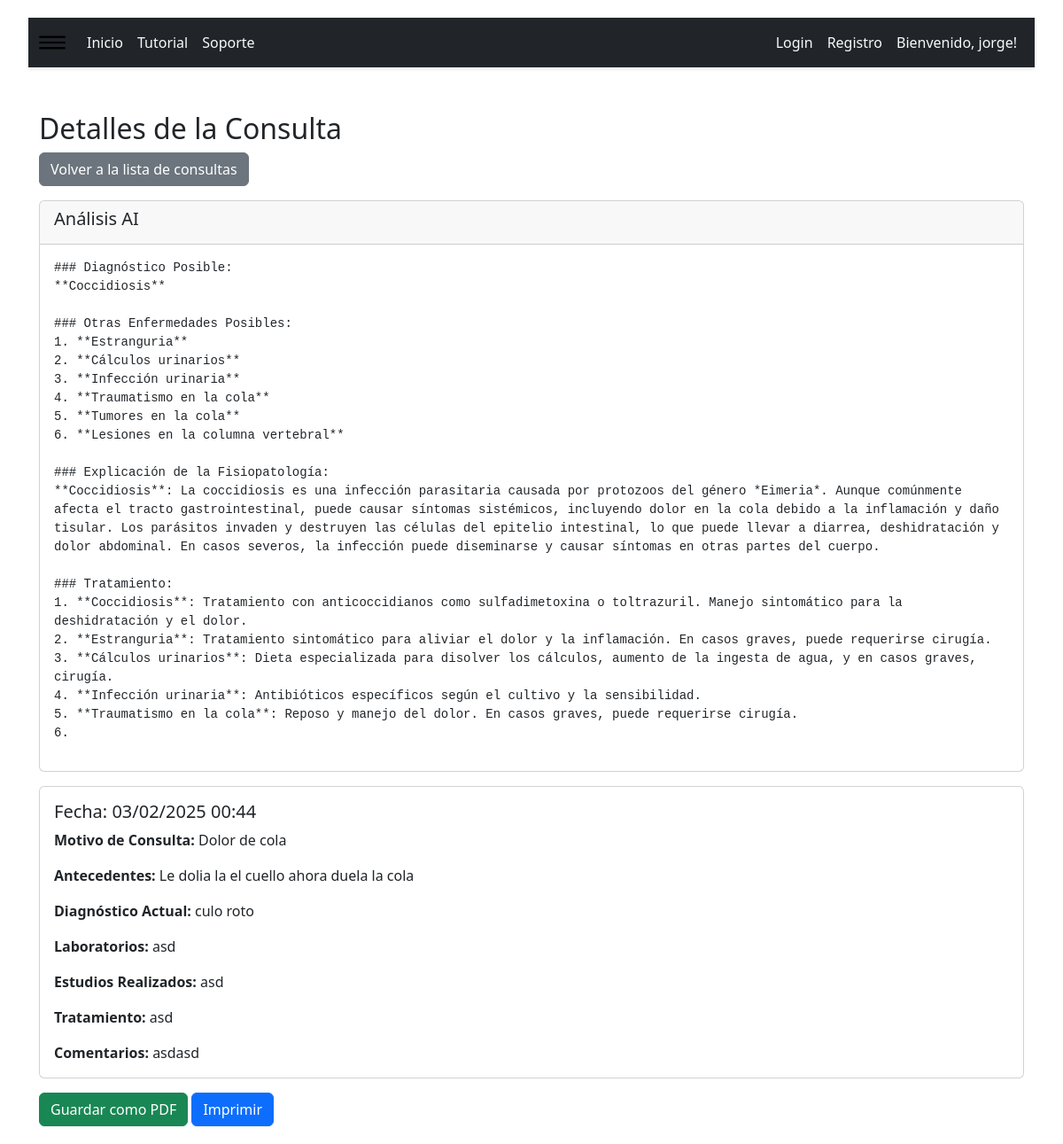
Screenshot of /ver_consulta/2/ (signed in) with the database file from the repository.
### GestionPacientes/models.py (models this page shows, shortened)
class Consulta(models.Model):
    paciente = models.ForeignKey(Paciente, on_delete=models.CASCADE, related_name="consultas")
    fecha = models.DateTimeField(auto_now_add=True)  # Se guarda la fecha automáticamente
    motivo_de_consulta = models.CharField(max_length=200, blank=True, null=True)
    antecedentes = models.TextField(blank=True, null=True)
    dx_actual = models.CharField(max_length=200, blank=True, null=True)
    laboratorios = models.TextField(blank=True, null=True)
    estudios_realizados = models.TextField(blank=True, null=True)
    tratamiento = models.TextField(blank=True, null=True)
    comentarios = models.TextField(blank=True, null=True)
    analisis_ai = models.TextField(blank=True, null=True)  # Nuevo campo para el análisis AI

### GestionPacientes/views.py (the view)
# urls.py: path('ver_consulta/<int:id>/', ver_consulta, name='ver_consulta'),
def ver_consulta(request, id):
    consulta = get_object_or_404(Consulta, id=id, paciente__usuario=request.user)
    return render(request, 'ver_consulta.html', {
        'consulta': consulta,
    })

### GestionPacientes/templates/ver_consulta.html (shortened to what this page needs)
{% extends 'home.html' %}
{% block content %}
<div class="container mt-5">
    <h2>Detalles de la Consulta</h2>
    <a href="{% url 'lista_consultas' consulta.paciente.id %}" class="btn btn-secondary mb-3">Volver a la lista de consultas</a>
    {% if consulta.analisis_ai %}
        <div class="card mb-3" id="analisis-ai">
            <div class="card-header">
                <h5>Análisis AI</h5>
            </div>
            <div class="card-body">
                <pre style="white-space: pre-wrap; word-wrap: break-word;">{{ consulta.analisis_ai }}</pre>
            </div>
        </div>
    {% endif %}
    <div class="card" id="consulta-detalles">
        <div class="card-body">
            <h5 class="card-title">Fecha: {{ consulta.fecha|date:"d/m/Y H:i" }}</h5>
            <p class="card-text"><strong>Motivo de Consulta:</strong> {{ consulta.motivo_de_consulta|default:"-" }}</p>
            <p class="card-text"><strong>Antecedentes:</strong> {{ consulta.antecedentes|default:"-" }}</p>
            <p class="card-text"><strong>Diagnóstico Actual:</strong> {{ consulta.dx_actual|default:"-" }}</p>
            <p class="card-text"><strong>Laboratorios:</strong> {{ consulta.laboratorios|default:"-" }}</p>
            <p class="card-text"><strong>Estudios Realizados:</strong> {{ consulta.estudios_realizados|default:"-" }}</p>
            <p class="card-text"><strong>Tratamiento:</strong> {{ consulta.tratamiento|default:"-" }}</p>
            <p class="card-text"><strong>Comentarios:</strong> {{ consulta.comentarios|default:"-" }}</p>
        </div>
    </div>
    <div class="mt-3">
        <button class="btn btn-success" onclick="guardarComoPDF()">Guardar como PDF</button>
        <button class="btn btn-primary" onclick="window.print()">Imprimir</button>
    </div>
</div>
{% endblock %}

### GestionPacientes/templates/home.html (shortened to what this page needs)
<!DOCTYPE html>
<html lang="es">
<head>
    <link href="https://cdn.jsdelivr.net/npm/bootstrap@5.3.0/dist/css/bootstrap.min.css" rel="stylesheet">
    <link href="https://cdn.jsdelivr.net/npm/bootstrap@5.3.3/dist/css/bootstrap.min.css" rel="stylesheet">
{% load static %}
<link rel="stylesheet" type="text/css" href="{% static 'css/bootstrap.min.css' %}">
</head>
{% load static %}
<body>
<div class="container-fluid">
    <div class="content">
        <nav class="navbar navbar-expand-lg  bg-dark text-light  ">
          <div class="container-fluid ">
            <img class="navbar-brand" src="{% static 'images/menu.png' %}" type="button" class="img-fluid p-1 mt-5 rounded " alt="..." width="30" height="30" data-bs-toggle="offcanvas" data-bs-target="#offcanvasWithBothOptions">
            <div class="collapse navbar-collapse" id="navbarNav">
                <ul class="navbar-nav">
                    <li class="nav-item "><a class="nav-link text-light" href="{% url 'home' %}">Inicio</a></li>
                    <li class="nav-item"><a class="nav-link text-light" href="#">Tutorial</a></li>
                    <li class="nav-item"><a class="nav-link text-light" href="">Soporte</a></li>
                    </ul>
                <ul class="navbar-nav ms-auto">
                    <li class="nav-item "><a class="nav-link text-light" href="{% url 'account_login' %}">Login</a></li>
                    <li class="nav-item "><a class="nav-link text-light" href="{% url 'account_signup' %}">Registro</a></li>
                    <li class="nav-item "><a class="nav-link text-light" href="#">Bienvenido, {{ user.username }}!</a></li>
                </ul>
            </div>
        </div>
          </nav>
        <div style="margin-top: 50px;">
            {%block content%}
            {%endblock %}
        </div>
    </div>
</div>
</body>
</html>

### GestionPacientes/templates/home.html (style rules this page uses)
body { display: flex; }
.content { flex-grow: 1; background-color: white; min-height: 100vh; padding: 20px; }
.navbar { position: fixed; width: 100%; top: 0; right: 0; background-color: white; padding: 10px; box-shadow: 0 2px 4px rgba(0, 0, 0, 0.1); }

### rows the page displays
Consulta: analisis_ai "### Diagnóstico Posible: **Coccidiosis** ### Otras Enfermedades Posibles: 1. **Estranguria** 2. **Cálculos urinarios** 3. **Infección urinaria** 4. **Traumatismo en la cola** 5. **Tumores en la cola** 6. **Lesiones en la columna vertebral** ### Explicación de la Fisiopatología: **Coccidiosis**: La coccidiosis es una infección parasitaria causada por protozoos del género *Eimeria*. Aunque comúnmente afecta el tracto gastrointestinal, puede causar síntomas sistémicos, incluyendo dolor en la cola debido a la inflamación y daño tisular. Los parásitos invaden y destruyen las células del epitelio intestinal, lo que puede llevar a diarrea, deshidratación y dolor abdominal. En casos severos, la…", fecha "03/02/2025 00:44", motivo_de_consulta "Dolor de cola", antecedentes "Le dolia la el cuello ahora duela la cola", dx_actual "culo roto", laboratorios "asd", estudios_realizados "asd", tratamiento "asd", comentarios "asdasd"

### other values shown
{{ user.username }} "jorge"
